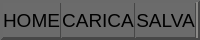
     <widget class="QFrame" name="frame_navigation">
      <property name="minimumSize">
       <size>
        <width>0</width>
        <height>40</height>
       </size>
      </property>
      <property name="maximumSize">
       <size>
        <width>16777215</width>
        <height>40</height>
       </size>
      </property>
      <property name="styleSheet">
       <string notr="true">QWidget {
	background-color:rgb(138, 137, 135); 
	border-style: outset;
    border-width: 1px;
    border-color: rgb(71, 71, 71);
}
</string>
      </property>
      <property name="frameShape">
       <enum>QFrame::StyledPanel</enum>
      </property>
      <property name="frameShadow">
       <enum>QFrame::Raised</enum>
      </property>
      <layout class="QHBoxLayout" name="horizontalLayout_3">
       <property name="spacing">
        <number>0</number>
       </property>
       <property name="leftMargin">
        <number>0</number>
       </property>
       <property name="topMargin">
        <number>0</number>
       </property>
       <property name="rightMargin">
        <number>0</number>
       </property>
       <property name="bottomMargin">
        <number>0</number>
       </property>
       <item>
        <widget class="QFrame" name="frame">
         <property name="frameShape">
          <enum>QFrame::StyledPanel</enum>
         </property>
         <property name="frameShadow">
          <enum>QFrame::Raised</enum>
         </property>
         <layout class="QHBoxLayout" name="horizontalLayout_4">
          <property name="spacing">
           <number>0</number>
          </property>
          <property name="leftMargin">
           <number>0</number>
          </property>
          <property name="topMargin">
           <number>0</number>
          </property>
          <property name="rightMargin">
           <number>0</number>
          </property>
          <property name="bottomMargin">
           <number>0</number>
          </property>
          <item>
           <widget class="QFrame" name="frame_3">
            <property name="styleSheet">
             <string notr="true">    border-width: 0px;</string>
            </property>
            <property name="frameShape">
             <enum>QFrame::StyledPanel</enum>
            </property>
            <property name="frameShadow">
             <enum>QFrame::Raised</enum>
            </property>
            <layout class="QHBoxLayout" name="horizontalLayout">
             <property name="spacing">
              <number>0</number>
             </property>
             <property name="leftMargin">
              <number>0</number>
             </property>
             <property name="topMargin">
              <number>0</number>
             </property>
             <property name="rightMargin">
              <number>0</number>
             </property>
             <property name="bottomMargin">
              <number>0</number>
             </property>
             <item>
              <widget class="QPushButton" name="pushButton_home">
               <property name="sizePolicy">
                <sizepolicy hsizetype="Minimum" vsizetype="Preferred">
                 <horstretch>0</horstretch>
                 <verstretch>0</verstretch>
                </sizepolicy>
               </property>
               <property name="maximumSize">
                <size>
                 <width>200</width>
                 <height>16777215</height>
                </size>
               </property>
               <property name="font">
                <font>
                 <pointsize>14</pointsize>
                 <italic>false</italic>
                 <bold>false</bold>
                 <strikeout>false</strikeout>
                </font>
               </property>
               <property name="cursor">
                <cursorShape>PointingHandCursor</cursorShape>
               </property>
               <property name="styleSheet">
                <string notr="true">QPushButton{
	border-width: 1px;
	background-color:rgb(107, 107, 107);
	color: rgb(0, 0, 0);
}

QPushButton::pressed{
	border-width: 1px;
	background-color:rgb(56, 56, 56);
	color: rgb(0, 0, 0);


}</string>
               </property>
               <property name="text">
                <string>HOME</string>
               </property>
              </widget>
             </item>
             <item>
              <widget class="QPushButton" name="pushButton_carica_setup">
               <property name="sizePolicy">
                <sizepolicy hsizetype="Minimum" vsizetype="Preferred">
                 <horstretch>0</horstretch>
                 <verstretch>0</verstretch>
                </sizepolicy>
               </property>
               <property name="maximumSize">
                <size>
                 <width>200</width>
                 <height>16777215</height>
                </size>
               </property>
               <property name="font">
                <font>
                 <pointsize>14</pointsize>
                 <italic>false</italic>
                 <bold>false</bold>
                 <strikeout>false</strikeout>
                </font>
               </property>
               <property name="cursor">
                <cursorShape>PointingHandCursor</cursorShape>
               </property>
               <property name="styleSheet">
                <string notr="true">QPushButton{
	border-width: 1px;
	background-color:rgb(107, 107, 107);
	color: rgb(0, 0, 0);
}

QPushButton::pressed{
	border-width: 1px;
	background-color:rgb(56, 56, 56);
	color: rgb(0, 0, 0);


}</string>
               </property>
               <property name="text">
                <string>CARICA</string>
               </property>
              </widget>
             </item>
             <item>
              <widget class="QPushButton" name="pushButton_salvataggio_setup">
               <property name="sizePolicy">
                <sizepolicy hsizetype="Minimum" vsizetype="Preferred">
                 <horstretch>0</horstretch>
                 <verstretch>0</verstretch>
                </sizepolicy>
               </property>
               <property name="maximumSize">
                <size>
                 <width>200</width>
                 <height>16777215</height>
                </size>
               </property>
               <property name="font">
                <font>
                 <pointsize>14</pointsize>
                 <italic>false</italic>
                 <bold>false</bold>
                 <strikeout>false</strikeout>
                </font>
               </property>
               <property name="cursor">
                <cursorShape>PointingHandCursor</cursorShape>
               </property>
               <property name="styleSheet">
                <string notr="true">QPushButton{
	border-width: 1px;
	background-color:rgb(107, 107, 107);
	color: rgb(0, 0, 0);
}

QPushButton::pressed{
	border-width: 1px;
	background-color:rgb(56, 56, 56);
	color: rgb(0, 0, 0);


}</string>
               </property>
               <property name="text">
                <string>SALVA</string>
               </property>
              </widget>
             </item>
             <item>
              <widget class="QFrame" name="frame_2">
               <property name="frameShape">
                <enum>QFrame::StyledPanel</enum>
               </property>
               <property name="frameShadow">
                <enum>QFrame::Raised</enum>
               </property>
              </widget>
             </item>
            </layout>
           </widget>
          </item>
         </layout>
        </widget>
       </item>
      </layout>
     </widget>
